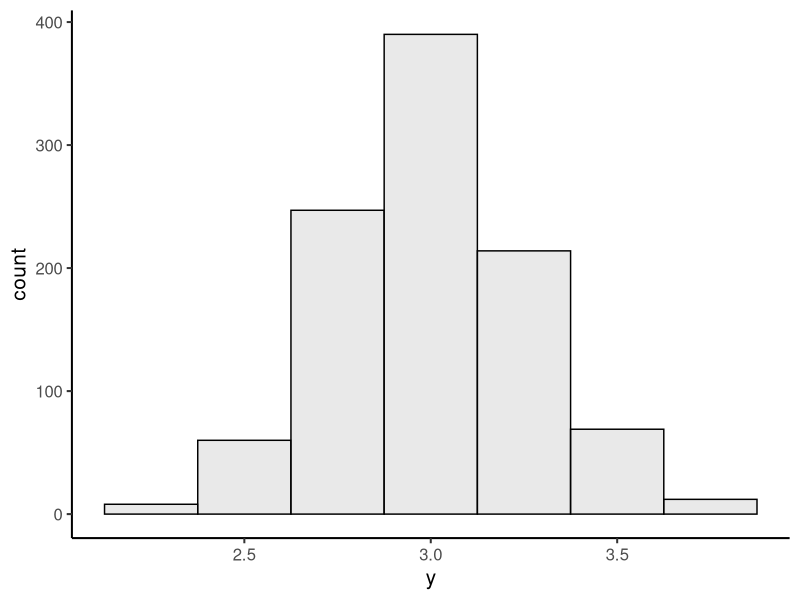

Recreate this plot in R.
## ---- chunk 1
#| code-fold: true
#| code-summary: "Setup code"

# ------ setup for today's lecture notes ----- # 

# suppress startup messages at package load
suppressPackageStartupMessages(library(tidyverse))

# set the theme for the plots 
theme_set(theme_classic(base_size=15))

# generate 10000 y values with mean 3 and sd 0.25
data <- tibble(
    y=rnorm(1000, mean=3, sd=0.25)
) 
## ---- chunk 2
#| code-fold: true
ggplot(data=data, aes(x=y)) +
    geom_histogram(
        binwidth = 0.25,
        color="black", fill='lightgray', alpha=0.5
    ) 

## ---- chunk 3
data %>%
    summarise(
        n = n(), 
        mean = mean(y),
        median = median(y),
        sd = sd(y),
        iqr_lower = quantile(y, 0.25),
        iqr_upper = quantile(y, 0.75)
    ) 
